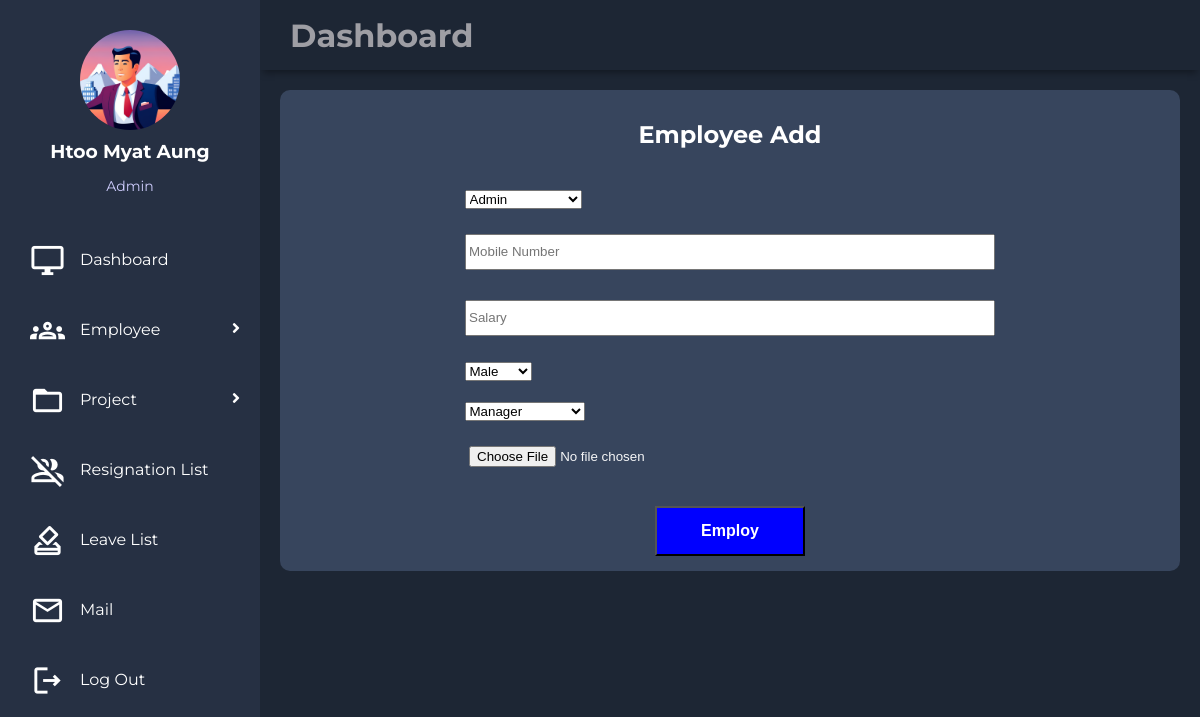
Page /ems/emp/create/ (signed in) on the committed database.
### EMS_HR/models.py (models this page shows, shortened)
class empdetailModel(models.Model):
    id = models.AutoField(primary_key=True)
    name = models.CharField(max_length=50)
    address = models.TextField()
    birthday = models.DateField()
    image = models.ImageField()
    user = models.OneToOneField(User, on_delete=models.CASCADE)

class empcreateModel(models.Model):
    id = models.AutoField(primary_key=True)
    user = models.OneToOneField(User, on_delete=models.CASCADE)
    phone = models.CharField(max_length=16)
    salary = models.CharField(max_length=50)
    position = models.ForeignKey(positionModel, on_delete=models.CASCADE, default=None)
    gender = models.ForeignKey(genderModel, on_delete=models.CASCADE, default=None)
    image = models.ImageField(default=None, blank=True)
    create_at = models.DateTimeField(default=None)

class positionModel(models.Model):
    name = models.CharField(max_length=50)

### EMS_HR/views.py (the view, shortened to what this page needs)
# urls.py: path('emp/create/', emp_create, name="emp_create"),
@permission_required('EMS_HR.add_empcreatemodel', login_url='login')
def emp_create(request):
    if request.method == "GET":
        empcreate = empcreateModel.objects.all()
        user = User.objects.all()
        gender = genderModel.objects.all()
        position = positionModel.objects.all()
        return render(request,'emp_create.html',{'gender':gender,'position':position,'user':user})

### utils/context_processor.py (called while the page is built)
def profile(request):
    try:
        userdetail = empdetailModel.objects.get(user_id = request.user.id)
        return {'userdetail':userdetail}
    except Exception:
        return {'userdetail':None}

def create(request):
    try:
        empdetail = empcreateModel.objects.get(user_id = request.user.id)
        return {'empdetail':empdetail}
    except Exception:
        return {'empdetail':None}

### EMS_HR/templates/emp_create.html (shortened to what this page needs)
{% extends "base.html" %}
{% block body %}
{% load static %}
<link rel="stylesheet" href="{% static 'css/style2.css' %}">
<main class="main-container">
        <div class="box">
            <form method="POST" enctype="multipart/form-data">
                <div class="title">
                    <h2>Employee Add</h2>
                </div>
                <div id="select-box">
                    <div class="select-box">
                        <select name="employee" >
                            {% for c in user %}
                                <option value="{{c.id}}">
                                    {{c.username}}
                                </option>
                            {% endfor %}
                        </select>
                    </div>
                </div>
                <div class="input-box">
                    <input type="number" placeholder="Mobile Number" name="phone" required>
                </div>
                <div class="input-box">
                    <input type="text" placeholder="Salary" name="salary" required>
                </div>
                <div id="select-box">
                <div class="select-box">
                    <select name="gender" >
                        {% for c in gender %}
                            <option value="{{c.id}}">{{c.name}}</option>
                        {% endfor %}
                    </select>
                </div>
                </div>
                <div id="select-box">
                <div class="select-box">
                    <select name="position" >
                        {% for c in position %}
                            <option value="{{c.id}}">{{c.name}}</option>
                        {% endfor %}
                    </select>
                </div>
                </div>
                <div class="input-box">
                    <input type="file" name="image" required>
                </div>
                <div class="but">
                    <button type="submit" class="btn">Employ</button>
                </div>
            </form>
        </div>
</main>
{% endblock %}

### templates/sidebar.html (shortened to what this page needs)
{% load static %}
<!DOCTYPE html>
<html>
    <body>
      <aside id="sidebar">
        {%if userdetail.image %}
		    <div class="profile">
                <a href="/ems/profile/create/"><img src="{{ userdetail.image.url }}"></a>
                <h3>{{ userdetail.name}}</h3>
                <p>{{ empdetail.position.name }}</p>
            </div>
            {% else %}
            <div class="profile">
                <a href="/ems/profile/create"><img src="{% static 'images/profile.jpg' %}"></a>
            </div>
            {% endif %}
        <div class="menu">
            <div class="item"><a href="/ems/dashboard"><span class="material-icons-outlined">desktop_windows</span>Dashboard</a></div>
            {% if empdetail.position.name == "Admin" %}
            <div class="item"><a class="sub-btn"><span class="material-icons-outlined">groups</span>Employee
                <i class="fas fa-angle-right dropdown"></i>
                </a>
            </div>
            {% endif %}
            {% if empdetail.position.name == "Admin"%}
            <div class="item" ><a class="sub-btn"><span class="material-icons-outlined">folder_open</span>Project
                <i class="fas fa-angle-right dropdown"></i>
                </a>
            </div>
            {% endif %}
            {% if empdetail.position.name == "Admin" %}
            <div class="item"><a href="/ems/res/view"><span class="material-icons-outlined">group_off</span>Resignation List</a></div>
            <div class="item"><a href="/ems/leave/view"><span class="material-icons-outlined">how_to_vote</span>Leave List</a></div>
            {% elif empdetail.position.name == "Manager" %}
            <div class="item"><a href="/ems/res/create"><span class="material-icons-outlined">group_off</span>Resignation</a></div>
            <div class="item"><a href="/ems/leave/create"><span class="material-icons-outlined">how_to_vote</span>Leave</a></div>
            {% elif empdetail.position.name == "Project Manager" %}
            <div class="item"><a href="/ems/res/create"><span class="material-icons-outlined">group_off</span>Resignation</a></div>
            <div class="item"><a href="/ems/leave/create"><span class="material-icons-outlined">how_to_vote</span>Leave</a></div>
            {% elif empdetail.position.name == "Developer" %}
            <div class="item"><a href="/ems/res/create"><span class="material-icons-outlined">group_off</span>Resignation</a></div>
            <div class="item"><a href="/ems/leave/create"><span class="material-icons-outlined">how_to_vote</span>Leave</a></div>
            {% endif %}
            {% if empdetail.position.name == "Admin" %}
            <div class="item"><a href="/ems/mail"><span class="material-icons-outlined">email</span>Mail</a></div>
            {% elif empdetail.position.name == "Manager" %}
            <div class="item"><a href="/ems/mail"><span class="material-icons-outlined">email</span>Mail</a></div>
            {% elif empdetail.position.name == "Developer" %}
            <div class="item"><a href="/ems/mail"><span class="material-icons-outlined">email</span>Mail</a></div>
            {% elif empdetail.position.name == "Project Manager" %}
            <div class="item"><a href="/ems/mail"><span class="material-icons-outlined">email</span>Mail</a></div>
            {% endif %}
            <div class="item"><a href="/logout"><span class="material-icons-outlined">logout</span>Log Out</a></div>
        </div>
       </aside>
    </body>
</html>

### static/css/style1.css (style rules this page uses)
body { margin: 0; padding: 0; background-color: #1d2634; color: #9e9ea4; font-family: 'Montserrat', sans-serif; }
.material-icons-outlined { vertical-align: middle; line-height: 1px; font-size: 35px; }
.menu { width:100%; }
#sidebar { grid-area: sidebar; height: 100%; background-color: #263043; overflow-y: auto; transition: all 0.5s; -webkit-transition: all 0.5s; }
.main-container { grid-area: main; overflow-y: auto; padding: 20px 20px; color: rgba(255, 255, 255, 0.95); }
#sidebar .menu { width: 100%; margin-top: 30px; }
#sidebar .menu .item { position: relative; cursor: pointer; }
#sidebar .menu .item a { color: #fff; font-size: 16px; text-decoration: none; display: block; padding: 5px 30px; line-height: 60px; }
#sidebar .menu .item i { margin-right: 15px; }
.item span { margin-right:15px; }
#sidebar .menu .item a .dropdown { position: absolute; right: 0; margin: 20px; transition: 0.3s ease; }
.profile { margin-top:30px; margin-bottom:15px; text-align:center; }
.profile img { display:block; width: 100px; height:100px; border-radius: 50%; margin: 0 auto; }
.profile h3 { color: #ffffff; margin:10px 0 5px; }
.profile p { color:rgba(206,204,253); font-size:14px; }

### static/css/style2.css (style rules this page uses)
.box { background-color:#37455d; height:auto; width:100%; border-radius:10px; }
.title { color:#fff; text-align:center; padding:10px; }
#select-box { display:flex; justify-content:center; }
.select-box { width:59%; padding:10px; }
.input-box { text-align:center; padding:15px; }
.input-box > input { width:60%; height:30px; }
.but { text-align:center; padding:15px; }
.btn { font-size:medium; font-weight:bold; color:#fff; background-color:blue; cursor:pointer; width:150px; height:50px; }

### rows in the picture
empdetailModel: image (picture), name "Htoo Myat Aung"
empcreateModel: position.name "Admin"

### other values in the picture
form field employee "Admin"
form field gender "Male"
form field position "Manager"
